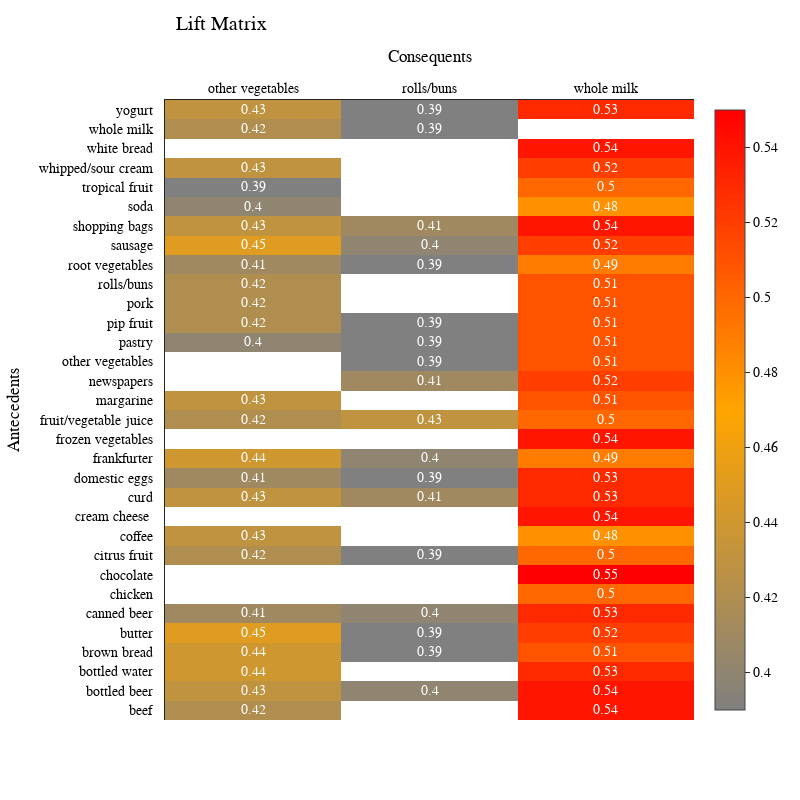

The notebook cell this image was saved under:
### Code cell
# plot a heatmap to know how strong the association is regarding lift values
pivot_confidence = rules_best_eda.pivot(index='antecedents', columns='consequents', values='confidence')

fig = ff.create_annotated_heatmap(pivot_confidence.to_numpy().round(2), 
                                  x=list(pivot_confidence.columns), 
                                  y=list(pivot_confidence.index), 
                                  colorscale=['grey', 'orange', 'red'], 
                                  font_colors=['white', 'white', 'white'])
fig.update_layout(
    template='simple_white',
    autosize=False,
    width=800,
    height=800,
    title="Lift Matrix",
    xaxis_title='Consequents',
    yaxis_title='Antecedents',
    legend_title="Legend Title",
    font=dict(
        family="Caliber",
        size=14,
        color="Black"
    )
)
fig.update_layout(title_x=0.22, title_y=0.98)
fig.update_traces(showscale=True)
fig.show()

### Figure 1 — Plotly figure (JSON) as saved in the notebook; plotly's stock layout.template omitted (floating-point values rounded to 4 significant figures)
{"data": [{"colorscale": [[0, "grey"], [0.5, "orange"], [1, "red"]], "reversescale": false, "showscale": true, "type": "heatmap", "x": ["other vegetables", "rolls/buns", "whole milk"], "y": ["beef", "bottled beer", "bottled water", "brown bread", "butter", "canned beer", "chicken", "chocolate", "citrus fruit", "coffee", "cream cheese ", "curd", "domestic eggs", "frankfurter", "frozen vegetables", "fruit/vegetable juice", "margarine", "newspapers", "other vegetables", "pastry", "pip fruit", "pork", "rolls/buns", "root vegetables", "sausage", "shopping bags", "soda", "tropical fruit", "whipped/sour cream", "white bread", "whole milk", "yogurt"], "z": [[0.42, null, 0.54], [0.43, 0.4, 0.54], [0.44, null, 0.53], [0.44, 0.39, 0.51], [0.45, 0.39, 0.52], [0.41, 0.4, 0.53], [null, null, 0.5], [null, null, 0.55], [0.42, 0.39, 0.5], [0.43, null, 0.48], [null, null, 0.54], [0.43, 0.41, 0.53], [0.41, 0.39, 0.53], [0.44, 0.4, 0.49], [null, null, 0.54], [0.42, 0.43, 0.5], [0.43, null, 0.51], [null, 0.41, 0.52], [null, 0.39, 0.51], [0.4, 0.39, 0.51], [0.42, 0.39, 0.51], [0.42, null, 0.51], [0.42, null, 0.51], [0.41, 0.39, 0.49], [0.45, 0.4, 0.52], [0.43, 0.41, 0.54], [0.4, null, 0.48], [0.39, null, 0.5], [0.43, null, 0.52], [null, null, 0.54], [0.42, 0.39, null], [0.43, 0.39, 0.53]]}], "layout": {"annotations": [{"font": {"color": "white"}, "showarrow": false, "text": "0.42", "x": "other vegetables", "xref": "x", "y": "beef", "yref": "y"}, {"font": {"color": "white"}, "showarrow": false, "text": "nan", "x": "rolls/buns", "xref": "x", "y": "beef", "yref": "y"}, {"font": {"color": "white"}, "showarrow": false, "text": "0.54", "x": "whole milk", "xref": "x", "y": "beef", "yref": "y"}, {"font": {"color": "white"}, "showarrow": false, "text": "0.43", "x": "other vegetables", "xref": "x", "y": "bottled beer", "yref": "y"}, {"font": {"color": "white"}, "showarrow": false, "text": "0.4", "x": "rolls/buns", "xref": "x", "y": "bottled beer", "yref": "y"}, {"font": {"color": "white"}, "showarrow": false, "text": "0.54", "x": "whole milk", "xref": "x", "y": "bottled beer", "yref": "y"}, {"font": {"color": "white"}, "showarrow": false, "text": "0.44", "x": "other vegetables", "xref": "x", "y": "bottled water", "yref": "y"}, {"font": {"color": "white"}, "showarrow": false, "text": "nan", "x": "rolls/buns", "xref": "x", "y": "bottled water", "yref": "y"}, {"font": {"color": "white"}, "showarrow": false, "text": "0.53", "x": "whole milk", "xref": "x", "y": "bottled water", "yref": "y"}, {"font": {"color": "white"}, "showarrow": false, "text": "0.44", "x": "other vegetables", "xref": "x", "y": "brown bread", "yref": "y"}, {"font": {"color": "white"}, "showarrow": false, "text": "0.39", "x": "rolls/buns", "xref": "x", "y": "brown bread", "yref": "y"}, {"font": {"color": "white"}, "showarrow": false, "text": "0.51", "x": "whole milk", "xref": "x", "y": "brown bread", "yref": "y"}, {"font": {"color": "white"}, "showarrow": false, "text": "0.45", "x": "other vegetables", "xref": "x", "y": "butter", "yref": "y"}, {"font": {"color": "white"}, "showarrow": false, "text": "0.39", "x": "rolls/buns", "xref": "x", "y": "butter", "yref": "y"}, {"font": {"color": "white"}, "showarrow": false, "text": "0.52", "x": "whole milk", "xref": "x", "y": "butter", "yref": "y"}, {"font": {"color": "white"}, "showarrow": false, "text": "0.41", "x": "other vegetables", "xref": "x", "y": "canned beer", "yref": "y"}, {"font": {"color": "white"}, "showarrow": false, "text": "0.4", "x": "rolls/buns", "xref": "x", "y": "canned beer", "yref": "y"}, {"font": {"color": "white"}, "showarrow": false, "text": "0.53", "x": "whole milk", "xref": "x", "y": "canned beer", "yref": "y"}, {"font": {"color": "white"}, "showarrow": false, "text": "nan", "x": "other vegetables", "xref": "x", "y": "chicken", "yref": "y"}, {"font": {"color": "white"}, "showarrow": false, "text": "nan", "x": "rolls/buns", "xref": "x", "y": "chicken", "yref": "y"}, {"font": {"color": "white"}, "showarrow": false, "text": "0.5", "x": "whole milk", "xref": "x", "y": "chicken", "yref": "y"}, {"font": {"color": "white"}, "showarrow": false, "text": "nan", "x": "other vegetables", "xref": "x", "y": "chocolate", "yref": "y"}, {"font": {"color": "white"}, "showarrow": false, "text": "nan", "x": "rolls/buns", "xref": "x", "y": "chocolate", "yref": "y"}, {"font": {"color": "white"}, "showarrow": false, "text": "0.55", "x": "whole milk", "xref": "x", "y": "chocolate", "yref": "y"}, {"font": {"color": "white"}, "showarrow": false, "text": "0.42", "x": "other vegetables", "xref": "x", "y": "citrus fruit", "yref": "y"}, {"font": {"color": "white"}, "showarrow": false, "text": "0.39", "x": "rolls/buns", "xref": "x", "y": "citrus fruit", "yref": "y"}, {"font": {"color": "white"}, "showarrow": false, "text": "0.5", "x": "whole milk", "xref": "x", "y": "citrus fruit", "yref": "y"}, {"font": {"color": "white"}, "showarrow": false, "text": "0.43", "x": "other vegetables", "xref": "x", "y": "coffee", "yref": "y"}, {"font": {"color": "white"}, "showarrow": false, "text": "nan", "x": "rolls/buns", "xref": "x", "y": "coffee", "yref": "y"}, {"font": {"color": "white"}, "showarrow": false, "text": "0.48", "x": "whole milk", "xref": "x", "y": "coffee", "yref": "y"}, {"font": {"color": "white"}, "showarrow": false, "text": "nan", "x": "other vegetables", "xref": "x", "y": "cream cheese ", "yref": "y"}, {"font": {"color": "white"}, "showarrow": false, "text": "nan", "x": "rolls/buns", "xref": "x", "y": "cream cheese ", "yref": "y"}, {"font": {"color": "white"}, "showarrow": false, "text": "0.54", "x": "whole milk", "xref": "x", "y": "cream cheese ", "yref": "y"}, {"font": {"color": "white"}, "showarrow": false, "text": "0.43", "x": "other vegetables", "xref": "x", "y": "curd", "yref": "y"}, {"font": {"color": "white"}, "showarrow": false, "text": "0.41", "x": "rolls/buns", "xref": "x", "y": "curd", "yref": "y"}, {"font": {"color": "white"}, "showarrow": false, "text": "0.53", "x": "whole milk", "xref": "x", "y": "curd", "yref": "y"}, {"font": {"color": "white"}, "showarrow": false, "text": "0.41", "x": "other vegetables", "xref": "x", "y": "domestic eggs", "yref": "y"}, {"font": {"color": "white"}, "showarrow": false, "text": "0.39", "x": "rolls/buns", "xref": "x", "y": "domestic eggs", "yref": "y"}, {"font": {"color": "white"}, "showarrow": false, "text": "0.53", "x": "whole milk", "xref": "x", "y": "domestic eggs", "yref": "y"}, {"font": {"color": "white"}, "showarrow": false, "text": "0.44", "x": "other vegetables", "xref": "x", "y": "frankfurter", "yref": "y"}, {"font": {"color": "white"}, "showarrow": false, "text": "0.4", "x": "rolls/buns", "xref": "x", "y": "frankfurter", "yref": "y"}, {"font": {"color": "white"}, "showarrow": false, "text": "0.49", "x": "whole milk", "xref": "x", "y": "frankfurter", "yref": "y"}, {"font": {"color": "white"}, "showarrow": false, "text": "nan", "x": "other vegetables", "xref": "x", "y": "frozen vegetables", "yref": "y"}, {"font": {"color": "white"}, "showarrow": false, "text": "nan", "x": "rolls/buns", "xref": "x", "y": "frozen vegetables", "yref": "y"}, {"font": {"color": "white"}, "showarrow": false, "text": "0.54", "x": "whole milk", "xref": "x", "y": "frozen vegetables", "yref": "y"}, {"font": {"color": "white"}, "showarrow": false, "text": "0.42", "x": "other vegetables", "xref": "x", "y": "fruit/vegetable juice", "yref": "y"}, {"font": {"color": "white"}, "showarrow": false, "text": "0.43", "x": "rolls/buns", "xref": "x", "y": "fruit/vegetable juice", "yref": "y"}, {"font": {"color": "white"}, "showarrow": false, "text": "0.5", "x": "whole milk", "xref": "x", "y": "fruit/vegetable juice", "yref": "y"}, {"font": {"color": "white"}, "showarrow": false, "text": "0.43", "x": "other vegetables", "xref": "x", "y": "margarine", "yref": "y"}, {"font": {"color": "white"}, "showarrow": false, "text": "nan", "x": "rolls/buns", "xref": "x", "y": "margarine", "yref": "y"}, {"font": {"color": "white"}, "showarrow": false, "text": "0.51", "x": "whole milk", "xref": "x", "y": "margarine", "yref": "y"}, {"font": {"color": "white"}, "showarrow": false, "text": "nan", "x": "other vegetables", "xref": "x", "y": "newspapers", "yref": "y"}, {"font": {"color": "white"}, "showarrow": false, "text": "0.41", "x": "rolls/buns", "xref": "x", "y": "newspapers", "yref": "y"}, {"font": {"color": "white"}, "showarrow": false, "text": "0.52", "x": "whole milk", "xref": "x", "y": "newspapers", "yref": "y"}, {"font": {"color": "white"}, "showarrow": false, "text": "nan", "x": "other vegetables", "xref": "x", "y": "other vegetables", "yref": "y"}, {"font": {"color": "white"}, "showarrow": false, "text": "0.39", "x": "rolls/buns", "xref": "x", "y": "other vegetables", "yref": "y"}, {"font": {"color": "white"}, "showarrow": false, "text": "0.51", "x": "whole milk", "xref": "x", "y": "other vegetables", "yref": "y"}, {"font": {"color": "white"}, "showarrow": false, "text": "0.4", "x": "other vegetables", "xref": "x", "y": "pastry", "yref": "y"}, {"font": {"color": "white"}, "showarrow": false, "text": "0.39", "x": "rolls/buns", "xref": "x", "y": "pastry", "yref": "y"}, {"font": {"color": "white"}, "showarrow": false, "text": "0.51", "x": "whole milk", "xref": "x", "y": "pastry", "yref": "y"}, {"font": {"color": "white"}, "showarrow": false, "text": "0.42", "x": "other vegetables", "xref": "x", "y": "pip fruit", "yref": "y"}, {"font": {"color": "white"}, "showarrow": false, "text": "0.39", "x": "rolls/buns", "xref": "x", "y": "pip fruit", "yref": "y"}, {"font": {"color": "white"}, "showarrow": false, "text": "0.51", "x": "whole milk", "xref": "x", "y": "pip fruit", "yref": "y"}, {"font": {"color": "white"}, "showarrow": false, "text": "0.42", "x": "other vegetables", "xref": "x", "y": "pork", "yref": "y"}, {"font": {"color": "white"}, "showarrow": false, "text": "nan", "x": "rolls/buns", "xref": "x", "y": "pork", "yref": "y"}, {"font": {"color": "white"}, "showarrow": false, "text": "0.51", "x": "whole milk", "xref": "x", "y": "pork", "yref": "y"}, {"font": {"color": "white"}, "showarrow": false, "text": "0.42", "x": "other vegetables", "xref": "x", "y": "rolls/buns", "yref": "y"}, {"font": {"color": "white"}, "showarrow": false, "text": "nan", "x": "rolls/buns", "xref": "x", "y": "rolls/buns", "yref": "y"}, {"font": {"color": "white"}, "showarrow": false, "text": "0.51", "x": "whole milk", "xref": "x", "y": "rolls/buns", "yref": "y"}, {"font": {"color": "white"}, "showarrow": false, "text": "0.41", "x": "other vegetables", "xref": "x", "y": "root vegetables", "yref": "y"}, {"font": {"color": "white"}, "showarrow": false, "text": "0.39", "x": "rolls/buns", "xref": "x", "y": "root vegetables", "yref": "y"}, {"font": {"color": "white"}, "showarrow": false, "text": "0.49", "x": "whole milk", "xref": "x", "y": "root vegetables", "yref": "y"}, {"font": {"color": "white"}, "showarrow": false, "text": "0.45", "x": "other vegetables", "xref": "x", "y": "sausage", "yref": "y"}, {"font": {"color": "white"}, "showarrow": false, "text": "0.4", "x": "rolls/buns", "xref": "x", "y": "sausage", "yref": "y"}, {"font": {"color": "white"}, "showarrow": false, "text": "0.52", "x": "whole milk", "xref": "x", "y": "sausage", "yref": "y"}, {"font": {"color": "white"}, "showarrow": false, "text": "0.43", "x": "other vegetables", "xref": "x", "y": "shopping bags", "yref": "y"}, {"font": {"color": "white"}, "showarrow": false, "text": "0.41", "x": "rolls/buns", "xref": "x", "y": "shopping bags", "yref": "y"}, {"font": {"color": "white"}, "showarrow": false, "text": "0.54", "x": "whole milk", "xref": "x", "y": "shopping bags", "yref": "y"}, {"font": {"color": "white"}, "showarrow": false, "text": "0.4", "x": "other vegetables", "xref": "x", "y": "soda", "yref": "y"}, {"font": {"color": "white"}, "showarrow": false, "text": "nan", "x": "rolls/buns", "xref": "x", "y": "soda", "yref": "y"}, {"font": {"color": "white"}, "showarrow": false, "text": "0.48", "x": "whole milk", "xref": "x", "y": "soda", "yref": "y"}, {"font": {"color": "white"}, "showarrow": false, "text": "0.39", "x": "other vegetables", "xref": "x", "y": "tropical fruit", "yref": "y"}, {"font": {"color": "white"}, "showarrow": false, "text": "nan", "x": "rolls/buns", "xref": "x", "y": "tropical fruit", "yref": "y"}, {"font": {"color": "white"}, "showarrow": false, "text": "0.5", "x": "whole milk", "xref": "x", "y": "tropical fruit", "yref": "y"}, {"font": {"color": "white"}, "showarrow": false, "text": "0.43", "x": "other vegetables", "xref": "x", "y": "whipped/sour cream", "yref": "y"}, {"font": {"color": "white"}, "showarrow": false, "text": "nan", "x": "rolls/buns", "xref": "x", "y": "whipped/sour cream", "yref": "y"}, {"font": {"color": "white"}, "showarrow": false, "text": "0.52", "x": "whole milk", "xref": "x", "y": "whipped/sour cream", "yref": "y"}, {"font": {"color": "white"}, "showarrow": false, "text": "nan", "x": "other vegetables", "xref": "x", "y": "white bread", "yref": "y"}, {"font": {"color": "white"}, "showarrow": false, "text": "nan", "x": "rolls/buns", "xref": "x", "y": "white bread", "yref": "y"}, {"font": {"color": "white"}, "showarrow": false, "text": "0.54", "x": "whole milk", "xref": "x", "y": "white bread", "yref": "y"}, {"font": {"color": "white"}, "showarrow": false, "text": "0.42", "x": "other vegetables", "xref": "x", "y": "whole milk", "yref": "y"}, {"font": {"color": "white"}, "showarrow": false, "text": "0.39", "x": "rolls/buns", "xref": "x", "y": "whole milk", "yref": "y"}, {"font": {"color": "white"}, "showarrow": false, "text": "nan", "x": "whole milk", "xref": "x", "y": "whole milk", "yref": "y"}, {"font": {"color": "white"}, "showarrow": false, "text": "0.43", "x": "other vegetables", "xref": "x", "y": "yogurt", "yref": "y"}, {"font": {"color": "white"}, "showarrow": false, "text": "0.39", "x": "rolls/buns", "xref": "x", "y": "yogurt", "yref": "y"}, {"font": {"color": "white"}, "showarrow": false, "text": "0.53", "x": "whole milk", "xref": "x", "y": "yogurt", "yref": "y"}], "autosize": false, "font": {"color": "Black", "family": "Caliber", "size": 14}, "height": 800, "legend": {"title": {"text": "Legend Title"}}, "title": {"text": "Lift Matrix", "x": 0.22, "y": 0.98}, "width": 800, "xaxis": {"dtick": 1, "gridcolor": "rgb(0, 0, 0)", "side": "top", "ticks": "", "title": {"text": "Consequents"}}, "yaxis": {"dtick": 1, "ticks": "", "ticksuffix": "  ", "title": {"text": "Antecedents"}}}}
